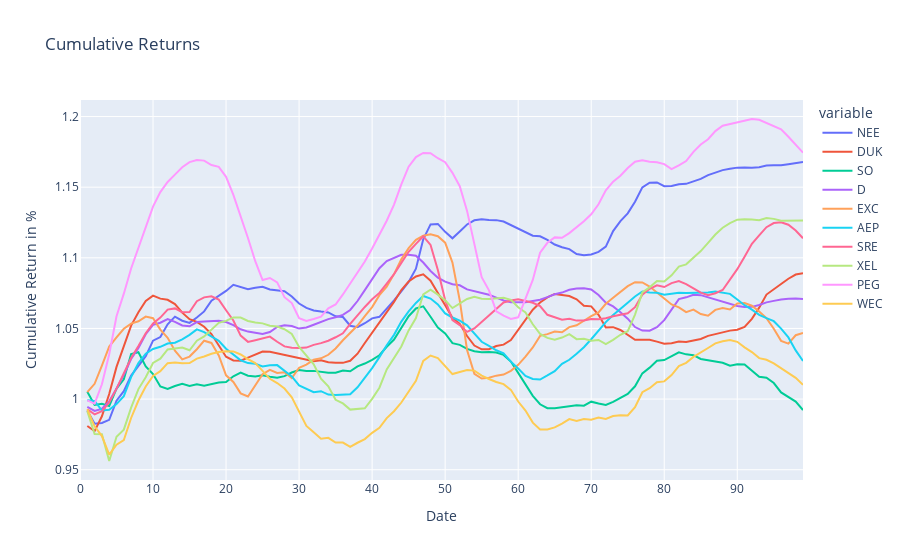

Notebook source saved alongside this figure:
### Code cell
dfNEE = pd.DataFrame(test_resultNEE,
                  columns = ['NEE'])
dfDUK = pd.DataFrame(test_resultDUK,
                  columns = ['DUK'])
dfSO = pd.DataFrame(test_resultSO,
                  columns = ['SO'])
dfD = pd.DataFrame(test_resultD,
                  columns = ['D'])
dfEXC = pd.DataFrame(test_resultEXC,
                  columns = ['EXC'])
dfAEP = pd.DataFrame(test_resultAEP,
                  columns = ['AEP'])
dfSRE = pd.DataFrame(test_resultSRE,
                  columns = ['SRE'])
dfXEL = pd.DataFrame(test_resultXEL,
                  columns = ['XEL'])
dfPEG = pd.DataFrame(test_resultPEG,
                  columns = ['PEG'])
dfWEC = pd.DataFrame(test_resultWEC,
                  columns = ['WEC'])
#---------------------------------------------------------------------------------------------#

TEST_pred6 = pd.concat([dfNEE,dfDUK,dfSO,dfD,dfEXC,dfAEP,dfSRE,dfXEL,dfPEG,dfWEC], axis=1)
#---------------------------------------------------------------------------------------------#

NEE_daily_returns = TEST_pred6['NEE'].pct_change()
DUK_daily_returns = TEST_pred6['DUK'].pct_change()

SO_daily_returns = TEST_pred6['SO'].pct_change()
D_daily_returns = TEST_pred6['D'].pct_change()

EXC_daily_returns = TEST_pred6['EXC'].pct_change()
AEP_daily_returns = TEST_pred6['AEP'].pct_change()

SRE_daily_returns = TEST_pred6['SRE'].pct_change()
XEL_daily_returns = TEST_pred6['XEL'].pct_change()

PEG_daily_returns = TEST_pred6['PEG'].pct_change()
WEC_daily_returns = TEST_pred6['WEC'].pct_change()
#---------------------------------------------------------------------------------------------#
dfNEEreturn = NEE_daily_returns.to_frame()
dfDUKreturn = DUK_daily_returns.to_frame()

dfSOreturn = SO_daily_returns.to_frame()
dfDreturn = D_daily_returns.to_frame()

dfEXCreturn = EXC_daily_returns.to_frame()
dfAEPreturn = AEP_daily_returns.to_frame()

dfSREreturn = SRE_daily_returns.to_frame()
dfXELreturn = XEL_daily_returns.to_frame()

dfPEGreturn = PEG_daily_returns.to_frame()
dfWECreturn = WEC_daily_returns.to_frame()
#---------------------------------------------------------------------------------------------#
TESTDailyReturn_pred6 = pd.concat([dfNEEreturn,
                             dfDUKreturn,
                             dfSOreturn,
                             dfDreturn,
                             dfEXCreturn,
                             dfAEPreturn,
                             dfSREreturn,
                             dfXELreturn,
                             dfPEGreturn,
                             dfWECreturn], axis=1)
#---------------------------------------------------------------------------------------------#


NEE_cum_returns = (NEE_daily_returns + 1).cumprod()
DUK_cum_returns = (DUK_daily_returns + 1).cumprod()

SO_cum_returns = (SO_daily_returns + 1).cumprod()
D_cum_returns = (D_daily_returns + 1).cumprod()

EXC_cum_returns = (EXC_daily_returns + 1).cumprod()
AEP_cum_returns = (AEP_daily_returns + 1).cumprod()

SRE_cum_returns = (SRE_daily_returns + 1).cumprod()
XEL_cum_returns = (XEL_daily_returns + 1).cumprod()

PEG_cum_returns = (PEG_daily_returns + 1).cumprod()
WEC_cum_returns = (WEC_daily_returns + 1).cumprod()
#---------------------------------------------------------------------------------------------#

dfNEECUM = NEE_cum_returns.to_frame()
dfDUKCUM = DUK_cum_returns.to_frame()

dfSOCUM = SO_cum_returns.to_frame()
dfDCUM = D_cum_returns.to_frame()

dfEXCCUM = EXC_cum_returns.to_frame()
dfAEPCUM = AEP_cum_returns.to_frame()

dfSRECUM = SRE_cum_returns.to_frame()
dfXELCUM = XEL_cum_returns.to_frame()

dfPEGCUM = PEG_cum_returns.to_frame()
dfWECCUM = WEC_cum_returns.to_frame()

#---------------------------------------------------------------------------------------------#
TESTCUM_pred6 = pd.concat([dfNEECUM,dfDUKCUM,dfSOCUM,dfDCUM,dfEXCCUM,dfAEPCUM,dfSRECUM,dfXELCUM,dfPEGCUM,dfWECCUM], axis=1)
#---------------------------------------------------------------------------------------------#

atx_comps_returns_pred6 = TESTDailyReturn_pred6
atx_comps_rets_cumprod_pred6 = TESTCUM_pred6

#---------------------------------------------------------------------------------------------#

fig = px.line(atx_comps_rets_cumprod_pred6, x=atx_comps_rets_cumprod_pred6.index, y=atx_comps_rets_cumprod_pred6.columns, title='Cumulative Returns')
######
fig.update_xaxes(title_text='Date')
fig.update_yaxes(title_text='Cumulative Return in %')

fig.show()
#---------------------------------------------------------------------------------------------#


mu = expected_returns.ema_historical_return(atx_comps_returns_pred6, returns_data = True, span = 500)
Sigma = risk_models.exp_cov(atx_comps_returns_pred6, returns_data = True, span = 180)


ret_ef = np.arange(0, mu.max(), 0.01)
vol_ef = []
for i in np.arange(0, mu.max(), 0.01):
    ef_pred6 = EfficientFrontier(mu, Sigma)
    ef_pred6.efficient_return(i)
    vol_ef.append(ef_pred6.portfolio_performance()[1])

ef_pred6 = EfficientFrontier(mu, Sigma)
ef_pred6.min_volatility()
min_vol_ret = ef_pred6.portfolio_performance()[0]
min_vol_vol = ef_pred6.portfolio_performance()[1]

ef_pred6.max_sharpe(risk_free_rate=0.009)
max_sharpe_ret = ef_pred6.portfolio_performance()[0]
max_sharpe_vol = ef_pred6.portfolio_performance()[1]


portfolioREAL_Pred6 = pd.concat([closeNEE,
                   closeDUK,
                   closeSO,
                   closeD,
                   closeEXC,
                   closeAEP,
                   closeSRE,
                   closeXEL,
                   closePEG,
                   closeWEC,
                      ], axis=1)

### Figure 1 — Plotly figure (JSON) as saved in the notebook; plotly's stock layout.template omitted (floating-point values rounded to 4 significant figures)
{"data": [{"hovertemplate": "variable=NEE<br>index=%{x}<br>value=%{y}<extra></extra>", "legendgroup": "NEE", "line": {"color": "#636efa", "dash": "solid"}, "mode": "lines", "name": "NEE", "orientation": "v", "showlegend": true, "type": "scatter", "x": [0, 1, 2, 3, 4, 5, 6, 7, 8, 9, 10, 11, 12, 13, 14, 15, 16, 17, 18, 19, 20, 21, 22, 23, 24, 25, 26, 27, 28, 29, 30, 31, 32, 33, 34, 35, 36, 37, 38, 39, 40, 41, 42, 43, 44, 45, 46, 47, 48, 49, 50, 51, 52, 53, 54, 55, 56, 57, 58, 59, 60, 61, 62, 63, 64, 65, 66, 67, 68, 69, 70, 71, 72, 73, 74, 75, 76, 77, 78, 79, 80, 81, 82, 83, 84, 85, 86, 87, 88, 89, 90, 91, 92, 93, 94, 95, 96, 97, 98, 99], "xaxis": "x", "y": [null, 0.9919, 0.9826, 0.9831, 0.9853, 0.9988, 1.006, 1.017, 1.023, 1.03, 1.041, 1.044, 1.053, 1.058, 1.055, 1.054, 1.058, 1.062, 1.07, 1.073, 1.077, 1.081, 1.08, 1.078, 1.079, 1.079, 1.078, 1.077, 1.076, 1.073, 1.068, 1.065, 1.063, 1.062, 1.061, 1.059, 1.058, 1.052, 1.051, 1.054, 1.057, 1.058, 1.064, 1.07, 1.076, 1.083, 1.092, 1.113, 1.124, 1.124, 1.118, 1.114, 1.119, 1.124, 1.127, 1.127, 1.127, 1.127, 1.126, 1.123, 1.12, 1.118, 1.116, 1.115, 1.113, 1.109, 1.107, 1.106, 1.103, 1.102, 1.102, 1.104, 1.108, 1.119, 1.126, 1.131, 1.14, 1.15, 1.153, 1.153, 1.151, 1.151, 1.152, 1.152, 1.154, 1.156, 1.159, 1.16, 1.162, 1.163, 1.164, 1.164, 1.164, 1.164, 1.165, 1.165, 1.166, 1.166, 1.167, 1.168], "yaxis": "y"}, {"hovertemplate": "variable=DUK<br>index=%{x}<br>value=%{y}<extra></extra>", "legendgroup": "DUK", "line": {"color": "#EF553B", "dash": "solid"}, "mode": "lines", "name": "DUK", "orientation": "v", "showlegend": true, "type": "scatter", "x": [0, 1, 2, 3, 4, 5, 6, 7, 8, 9, 10, 11, 12, 13, 14, 15, 16, 17, 18, 19, 20, 21, 22, 23, 24, 25, 26, 27, 28, 29, 30, 31, 32, 33, 34, 35, 36, 37, 38, 39, 40, 41, 42, 43, 44, 45, 46, 47, 48, 49, 50, 51, 52, 53, 54, 55, 56, 57, 58, 59, 60, 61, 62, 63, 64, 65, 66, 67, 68, 69, 70, 71, 72, 73, 74, 75, 76, 77, 78, 79, 80, 81, 82, 83, 84, 85, 86, 87, 88, 89, 90, 91, 92, 93, 94, 95, 96, 97, 98, 99], "xaxis": "x", "y": [null, 0.981, 0.9773, 0.9878, 1.004, 1.023, 1.038, 1.052, 1.061, 1.069, 1.073, 1.071, 1.07, 1.067, 1.061, 1.057, 1.055, 1.051, 1.046, 1.038, 1.03, 1.027, 1.027, 1.029, 1.031, 1.034, 1.034, 1.032, 1.031, 1.031, 1.029, 1.028, 1.027, 1.027, 1.026, 1.026, 1.026, 1.027, 1.032, 1.04, 1.047, 1.054, 1.062, 1.069, 1.077, 1.083, 1.087, 1.088, 1.084, 1.076, 1.067, 1.058, 1.053, 1.045, 1.038, 1.035, 1.035, 1.038, 1.039, 1.042, 1.049, 1.055, 1.063, 1.068, 1.072, 1.074, 1.074, 1.073, 1.071, 1.066, 1.066, 1.06, 1.051, 1.051, 1.049, 1.045, 1.042, 1.042, 1.042, 1.041, 1.039, 1.04, 1.041, 1.04, 1.041, 1.043, 1.045, 1.046, 1.047, 1.048, 1.049, 1.051, 1.057, 1.065, 1.074, 1.078, 1.081, 1.085, 1.088, 1.089], "yaxis": "y"}, {"hovertemplate": "variable=SO<br>index=%{x}<br>value=%{y}<extra></extra>", "legendgroup": "SO", "line": {"color": "#00cc96", "dash": "solid"}, "mode": "lines", "name": "SO", "orientation": "v", "showlegend": true, "type": "scatter", "x": [0, 1, 2, 3, 4, 5, 6, 7, 8, 9, 10, 11, 12, 13, 14, 15, 16, 17, 18, 19, 20, 21, 22, 23, 24, 25, 26, 27, 28, 29, 30, 31, 32, 33, 34, 35, 36, 37, 38, 39, 40, 41, 42, 43, 44, 45, 46, 47, 48, 49, 50, 51, 52, 53, 54, 55, 56, 57, 58, 59, 60, 61, 62, 63, 64, 65, 66, 67, 68, 69, 70, 71, 72, 73, 74, 75, 76, 77, 78, 79, 80, 81, 82, 83, 84, 85, 86, 87, 88, 89, 90, 91, 92, 93, 94, 95, 96, 97, 98, 99], "xaxis": "x", "y": [null, 1.005, 0.9958, 0.9966, 0.9952, 1.007, 1.014, 1.032, 1.033, 1.023, 1.018, 1.009, 1.007, 1.009, 1.011, 1.009, 1.011, 1.01, 1.011, 1.012, 1.012, 1.016, 1.019, 1.017, 1.016, 1.017, 1.016, 1.015, 1.016, 1.019, 1.021, 1.02, 1.02, 1.019, 1.019, 1.019, 1.02, 1.02, 1.023, 1.025, 1.028, 1.031, 1.037, 1.042, 1.051, 1.059, 1.064, 1.066, 1.058, 1.051, 1.046, 1.04, 1.038, 1.036, 1.034, 1.033, 1.033, 1.033, 1.031, 1.027, 1.019, 1.01, 1.002, 0.9963, 0.9935, 0.9936, 0.9944, 0.9954, 0.9957, 0.9953, 0.9982, 0.9968, 0.9959, 0.998, 1.001, 1.004, 1.009, 1.018, 1.022, 1.027, 1.028, 1.03, 1.033, 1.032, 1.031, 1.028, 1.028, 1.027, 1.026, 1.024, 1.025, 1.024, 1.02, 1.016, 1.015, 1.011, 1.005, 1.001, 0.9982, 0.9923], "yaxis": "y"}, {"hovertemplate": "variable=D<br>index=%{x}<br>value=%{y}<extra></extra>", "legendgroup": "D", "line": {"color": "#ab63fa", "dash": "solid"}, "mode": "lines", "name": "D", "orientation": "v", "showlegend": true, "type": "scatter", "x": [0, 1, 2, 3, 4, 5, 6, 7, 8, 9, 10, 11, 12, 13, 14, 15, 16, 17, 18, 19, 20, 21, 22, 23, 24, 25, 26, 27, 28, 29, 30, 31, 32, 33, 34, 35, 36, 37, 38, 39, 40, 41, 42, 43, 44, 45, 46, 47, 48, 49, 50, 51, 52, 53, 54, 55, 56, 57, 58, 59, 60, 61, 62, 63, 64, 65, 66, 67, 68, 69, 70, 71, 72, 73, 74, 75, 76, 77, 78, 79, 80, 81, 82, 83, 84, 85, 86, 87, 88, 89, 90, 91, 92, 93, 94, 95, 96, 97, 98, 99], "xaxis": "x", "y": [null, 0.9945, 0.9916, 0.9931, 0.9984, 1.008, 1.017, 1.028, 1.036, 1.046, 1.053, 1.054, 1.057, 1.055, 1.052, 1.052, 1.055, 1.055, 1.055, 1.055, 1.055, 1.052, 1.049, 1.048, 1.047, 1.046, 1.048, 1.051, 1.052, 1.052, 1.05, 1.051, 1.053, 1.055, 1.057, 1.058, 1.06, 1.063, 1.069, 1.077, 1.085, 1.093, 1.098, 1.1, 1.102, 1.102, 1.101, 1.097, 1.091, 1.086, 1.083, 1.081, 1.081, 1.078, 1.076, 1.075, 1.074, 1.072, 1.07, 1.069, 1.069, 1.069, 1.069, 1.07, 1.072, 1.074, 1.075, 1.077, 1.078, 1.078, 1.078, 1.074, 1.068, 1.066, 1.062, 1.057, 1.051, 1.048, 1.048, 1.051, 1.056, 1.064, 1.071, 1.072, 1.074, 1.074, 1.072, 1.071, 1.069, 1.067, 1.066, 1.065, 1.065, 1.067, 1.068, 1.07, 1.071, 1.071, 1.071, 1.071], "yaxis": "y"}, {"hovertemplate": "variable=EXC<br>index=%{x}<br>value=%{y}<extra></extra>", "legendgroup": "EXC", "line": {"color": "#FFA15A", "dash": "solid"}, "mode": "lines", "name": "EXC", "orientation": "v", "showlegend": true, "type": "scatter", "x": [0, 1, 2, 3, 4, 5, 6, 7, 8, 9, 10, 11, 12, 13, 14, 15, 16, 17, 18, 19, 20, 21, 22, 23, 24, 25, 26, 27, 28, 29, 30, 31, 32, 33, 34, 35, 36, 37, 38, 39, 40, 41, 42, 43, 44, 45, 46, 47, 48, 49, 50, 51, 52, 53, 54, 55, 56, 57, 58, 59, 60, 61, 62, 63, 64, 65, 66, 67, 68, 69, 70, 71, 72, 73, 74, 75, 76, 77, 78, 79, 80, 81, 82, 83, 84, 85, 86, 87, 88, 89, 90, 91, 92, 93, 94, 95, 96, 97, 98, 99], "xaxis": "x", "y": [null, 1.005, 1.011, 1.024, 1.037, 1.044, 1.05, 1.053, 1.055, 1.058, 1.057, 1.049, 1.043, 1.034, 1.028, 1.03, 1.035, 1.041, 1.04, 1.031, 1.017, 1.012, 1.004, 1.002, 1.01, 1.018, 1.021, 1.019, 1.019, 1.015, 1.022, 1.024, 1.028, 1.029, 1.031, 1.036, 1.042, 1.047, 1.052, 1.059, 1.065, 1.074, 1.08, 1.088, 1.099, 1.107, 1.113, 1.116, 1.117, 1.115, 1.111, 1.097, 1.07, 1.035, 1.018, 1.015, 1.015, 1.017, 1.017, 1.02, 1.024, 1.03, 1.037, 1.045, 1.046, 1.048, 1.047, 1.051, 1.052, 1.055, 1.059, 1.061, 1.067, 1.072, 1.076, 1.08, 1.083, 1.083, 1.08, 1.076, 1.071, 1.067, 1.065, 1.062, 1.063, 1.06, 1.059, 1.063, 1.065, 1.063, 1.068, 1.068, 1.066, 1.062, 1.057, 1.05, 1.041, 1.039, 1.045, 1.047], "yaxis": "y"}, {"hovertemplate": "variable=AEP<br>index=%{x}<br>value=%{y}<extra></extra>", "legendgroup": "AEP", "line": {"color": "#19d3f3", "dash": "solid"}, "mode": "lines", "name": "AEP", "orientation": "v", "showlegend": true, "type": "scatter", "x": [0, 1, 2, 3, 4, 5, 6, 7, 8, 9, 10, 11, 12, 13, 14, 15, 16, 17, 18, 19, 20, 21, 22, 23, 24, 25, 26, 27, 28, 29, 30, 31, 32, 33, 34, 35, 36, 37, 38, 39, 40, 41, 42, 43, 44, 45, 46, 47, 48, 49, 50, 51, 52, 53, 54, 55, 56, 57, 58, 59, 60, 61, 62, 63, 64, 65, 66, 67, 68, 69, 70, 71, 72, 73, 74, 75, 76, 77, 78, 79, 80, 81, 82, 83, 84, 85, 86, 87, 88, 89, 90, 91, 92, 93, 94, 95, 96, 97, 98, 99], "xaxis": "x", "y": [null, 0.9992, 0.9987, 0.9919, 0.9924, 0.9964, 1.002, 1.016, 1.026, 1.032, 1.035, 1.037, 1.039, 1.04, 1.042, 1.045, 1.049, 1.047, 1.045, 1.041, 1.036, 1.032, 1.027, 1.025, 1.025, 1.023, 1.024, 1.024, 1.02, 1.016, 1.01, 1.007, 1.005, 1.006, 1.003, 1.003, 1.003, 1.003, 1.008, 1.015, 1.022, 1.03, 1.038, 1.045, 1.055, 1.062, 1.068, 1.073, 1.071, 1.067, 1.061, 1.058, 1.056, 1.052, 1.046, 1.041, 1.038, 1.035, 1.032, 1.027, 1.022, 1.016, 1.014, 1.014, 1.017, 1.02, 1.025, 1.028, 1.032, 1.037, 1.042, 1.048, 1.054, 1.059, 1.064, 1.068, 1.073, 1.076, 1.075, 1.075, 1.074, 1.075, 1.075, 1.075, 1.075, 1.075, 1.075, 1.076, 1.075, 1.074, 1.071, 1.066, 1.063, 1.06, 1.057, 1.055, 1.05, 1.044, 1.034, 1.027], "yaxis": "y"}, {"hovertemplate": "variable=SRE<br>index=%{x}<br>value=%{y}<extra></extra>", "legendgroup": "SRE", "line": {"color": "#FF6692", "dash": "solid"}, "mode": "lines", "name": "SRE", "orientation": "v", "showlegend": true, "type": "scatter", "x": [0, 1, 2, 3, 4, 5, 6, 7, 8, 9, 10, 11, 12, 13, 14, 15, 16, 17, 18, 19, 20, 21, 22, 23, 24, 25, 26, 27, 28, 29, 30, 31, 32, 33, 34, 35, 36, 37, 38, 39, 40, 41, 42, 43, 44, 45, 46, 47, 48, 49, 50, 51, 52, 53, 54, 55, 56, 57, 58, 59, 60, 61, 62, 63, 64, 65, 66, 67, 68, 69, 70, 71, 72, 73, 74, 75, 76, 77, 78, 79, 80, 81, 82, 83, 84, 85, 86, 87, 88, 89, 90, 91, 92, 93, 94, 95, 96, 97, 98, 99], "xaxis": "x", "y": [null, 0.9928, 0.9892, 0.9914, 0.9976, 1.007, 1.018, 1.029, 1.038, 1.047, 1.054, 1.058, 1.063, 1.064, 1.062, 1.062, 1.069, 1.072, 1.073, 1.07, 1.063, 1.056, 1.045, 1.041, 1.042, 1.043, 1.044, 1.041, 1.037, 1.036, 1.036, 1.036, 1.038, 1.04, 1.041, 1.044, 1.047, 1.053, 1.06, 1.065, 1.071, 1.075, 1.082, 1.088, 1.096, 1.104, 1.11, 1.115, 1.109, 1.091, 1.07, 1.056, 1.052, 1.048, 1.05, 1.055, 1.059, 1.064, 1.068, 1.07, 1.071, 1.069, 1.068, 1.066, 1.06, 1.058, 1.056, 1.057, 1.056, 1.056, 1.057, 1.057, 1.057, 1.059, 1.06, 1.061, 1.065, 1.074, 1.078, 1.081, 1.079, 1.082, 1.084, 1.081, 1.078, 1.075, 1.074, 1.075, 1.077, 1.085, 1.092, 1.101, 1.11, 1.116, 1.122, 1.125, 1.125, 1.123, 1.119, 1.114], "yaxis": "y"}, {"hovertemplate": "variable=XEL<br>index=%{x}<br>value=%{y}<extra></extra>", "legendgroup": "XEL", "line": {"color": "#B6E880", "dash": "solid"}, "mode": "lines", "name": "XEL", "orientation": "v", "showlegend": true, "type": "scatter", "x": [0, 1, 2, 3, 4, 5, 6, 7, 8, 9, 10, 11, 12, 13, 14, 15, 16, 17, 18, 19, 20, 21, 22, 23, 24, 25, 26, 27, 28, 29, 30, 31, 32, 33, 34, 35, 36, 37, 38, 39, 40, 41, 42, 43, 44, 45, 46, 47, 48, 49, 50, 51, 52, 53, 54, 55, 56, 57, 58, 59, 60, 61, 62, 63, 64, 65, 66, 67, 68, 69, 70, 71, 72, 73, 74, 75, 76, 77, 78, 79, 80, 81, 82, 83, 84, 85, 86, 87, 88, 89, 90, 91, 92, 93, 94, 95, 96, 97, 98, 99], "xaxis": "x", "y": [null, 0.9914, 0.9753, 0.9752, 0.9562, 0.9733, 0.9784, 0.9939, 1.007, 1.015, 1.026, 1.029, 1.035, 1.036, 1.036, 1.035, 1.041, 1.044, 1.049, 1.054, 1.055, 1.058, 1.058, 1.055, 1.054, 1.054, 1.052, 1.051, 1.049, 1.046, 1.037, 1.031, 1.025, 1.014, 1.009, 0.9995, 0.9969, 0.9925, 0.9929, 0.9935, 1.0, 1.008, 1.021, 1.029, 1.037, 1.049, 1.057, 1.074, 1.077, 1.074, 1.07, 1.064, 1.068, 1.071, 1.072, 1.071, 1.071, 1.071, 1.072, 1.07, 1.065, 1.061, 1.053, 1.046, 1.043, 1.042, 1.044, 1.046, 1.042, 1.043, 1.041, 1.042, 1.039, 1.042, 1.046, 1.048, 1.06, 1.076, 1.079, 1.084, 1.083, 1.088, 1.094, 1.095, 1.1, 1.105, 1.111, 1.116, 1.121, 1.125, 1.127, 1.127, 1.127, 1.127, 1.128, 1.128, 1.126, 1.126, 1.127, 1.126], "yaxis": "y"}, {"hovertemplate": "variable=PEG<br>index=%{x}<br>value=%{y}<extra></extra>", "legendgroup": "PEG", "line": {"color": "#FF97FF", "dash": "solid"}, "mode": "lines", "name": "PEG", "orientation": "v", "showlegend": true, "type": "scatter", "x": [0, 1, 2, 3, 4, 5, 6, 7, 8, 9, 10, 11, 12, 13, 14, 15, 16, 17, 18, 19, 20, 21, 22, 23, 24, 25, 26, 27, 28, 29, 30, 31, 32, 33, 34, 35, 36, 37, 38, 39, 40, 41, 42, 43, 44, 45, 46, 47, 48, 49, 50, 51, 52, 53, 54, 55, 56, 57, 58, 59, 60, 61, 62, 63, 64, 65, 66, 67, 68, 69, 70, 71, 72, 73, 74, 75, 76, 77, 78, 79, 80, 81, 82, 83, 84, 85, 86, 87, 88, 89, 90, 91, 92, 93, 94, 95, 96, 97, 98, 99], "xaxis": "x", "y": [null, 0.9991, 0.9968, 1.01, 1.032, 1.059, 1.075, 1.092, 1.107, 1.123, 1.136, 1.147, 1.154, 1.159, 1.164, 1.168, 1.169, 1.169, 1.166, 1.164, 1.157, 1.145, 1.13, 1.114, 1.098, 1.084, 1.086, 1.083, 1.072, 1.068, 1.057, 1.055, 1.057, 1.058, 1.064, 1.067, 1.074, 1.082, 1.089, 1.097, 1.107, 1.116, 1.126, 1.138, 1.152, 1.164, 1.171, 1.174, 1.174, 1.17, 1.168, 1.16, 1.151, 1.133, 1.11, 1.086, 1.077, 1.062, 1.059, 1.057, 1.058, 1.072, 1.084, 1.104, 1.111, 1.114, 1.114, 1.117, 1.122, 1.126, 1.131, 1.138, 1.148, 1.154, 1.158, 1.164, 1.168, 1.169, 1.168, 1.168, 1.166, 1.163, 1.165, 1.169, 1.175, 1.18, 1.184, 1.19, 1.193, 1.195, 1.196, 1.197, 1.198, 1.198, 1.195, 1.194, 1.191, 1.186, 1.18, 1.174], "yaxis": "y"}, {"hovertemplate": "variable=WEC<br>index=%{x}<br>value=%{y}<extra></extra>", "legendgroup": "WEC", "line": {"color": "#FECB52", "dash": "solid"}, "mode": "lines", "name": "WEC", "orientation": "v", "showlegend": true, "type": "scatter", "x": [0, 1, 2, 3, 4, 5, 6, 7, 8, 9, 10, 11, 12, 13, 14, 15, 16, 17, 18, 19, 20, 21, 22, 23, 24, 25, 26, 27, 28, 29, 30, 31, 32, 33, 34, 35, 36, 37, 38, 39, 40, 41, 42, 43, 44, 45, 46, 47, 48, 49, 50, 51, 52, 53, 54, 55, 56, 57, 58, 59, 60, 61, 62, 63, 64, 65, 66, 67, 68, 69, 70, 71, 72, 73, 74, 75, 76, 77, 78, 79, 80, 81, 82, 83, 84, 85, 86, 87, 88, 89, 90, 91, 92, 93, 94, 95, 96, 97, 98, 99], "xaxis": "x", "y": [null, 0.9928, 0.9807, 0.9738, 0.9607, 0.9677, 0.971, 0.9866, 0.999, 1.009, 1.016, 1.02, 1.025, 1.026, 1.025, 1.026, 1.029, 1.03, 1.032, 1.033, 1.034, 1.034, 1.032, 1.028, 1.025, 1.02, 1.014, 1.011, 1.007, 1.001, 0.9905, 0.981, 0.9765, 0.972, 0.9726, 0.9693, 0.9692, 0.9663, 0.9691, 0.9717, 0.9761, 0.9796, 0.9865, 0.9914, 0.9976, 1.005, 1.013, 1.027, 1.031, 1.029, 1.023, 1.018, 1.019, 1.021, 1.02, 1.017, 1.014, 1.012, 1.011, 1.007, 0.9983, 0.9919, 0.9833, 0.9785, 0.9785, 0.98, 0.9827, 0.9858, 0.9846, 0.9858, 0.9854, 0.9869, 0.986, 0.988, 0.9885, 0.9884, 0.9943, 1.005, 1.008, 1.012, 1.013, 1.017, 1.023, 1.026, 1.03, 1.033, 1.036, 1.039, 1.041, 1.042, 1.041, 1.037, 1.033, 1.029, 1.028, 1.025, 1.022, 1.019, 1.015, 1.01], "yaxis": "y"}], "layout": {"legend": {"title": {"text": "variable"}, "tracegroupgap": 0}, "title": {"text": "Cumulative Returns"}, "xaxis": {"anchor": "y", "domain": [0, 1], "title": {"text": "Date"}}, "yaxis": {"anchor": "x", "domain": [0, 1], "title": {"text": "Cumulative Return in %"}}}}
